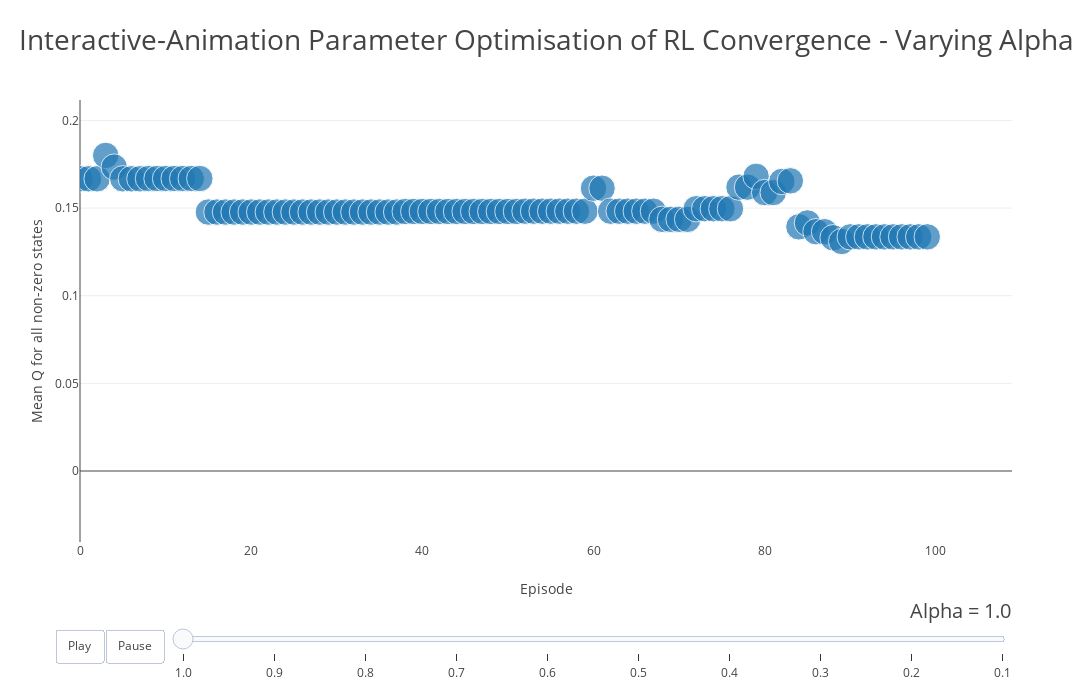

The notebook cell this image was saved under:
### Code cell
animation_figure = InterAnim(
                            # REQUIRED
                            Param_col=Param_col, x_col=x_col, y_col=y_col,

                            # OPTIONAL AESTHETICS
                             marker_size=marker_size, plot_title=plot_title, title_size=title_size,
                             x_label=x_label, y_label=y_label, param_label=param_label, plot_type=plot_type,
                             marker_col=marker_col, marker_alpha=marker_alpha, fig_size_auto=fig_size_auto, 
                             fig_width=fig_width, fig_height=fig_height, vert_grid=vert_grid, horiz_grid=horiz_grid  )
iplot(animation_figure)

### Figure 1 — Plotly figure (JSON) as saved in the notebook; plotly's stock layout.template omitted (floating-point values rounded to 4 significant figures)
{"data": [{"marker": {"size": [35000, 35000, 35000, 35000, 35000, 35000, 35000, 35000, 35000, 35000, 35000, 35000, 35000, 35000, 35000, 35000, 35000, 35000, 35000, 35000, 35000, 35000, 35000, 35000, 35000, 35000, 35000, 35000, 35000, 35000, 35000, 35000, 35000, 35000, 35000, 35000, 35000, 35000, 35000, 35000, 35000, 35000, 35000, 35000, 35000, 35000, 35000, 35000, 35000, 35000, 35000, 35000, 35000, 35000, 35000, 35000, 35000, 35000, 35000, 35000, 35000, 35000, 35000, 35000, 35000, 35000, 35000, 35000, 35000, 35000, 35000, 35000, 35000, 35000, 35000, 35000, 35000, 35000, 35000, 35000, 35000, 35000, 35000, 35000, 35000, 35000, 35000, 35000, 35000, 35000, 35000, 35000, 35000, 35000, 35000, 35000, 35000, 35000, 35000, 35000], "sizemode": "area", "sizeref": 100}, "mode": "markers", "name": "", "text": ["", "", "", "", "", "", "", "", "", "", "", "", "", "", "", "", "", "", "", "", "", "", "", "", "", "", "", "", "", "", "", "", "", "", "", "", "", "", "", "", "", "", "", "", "", "", "", "", "", "", "", "", "", "", "", "", "", "", "", "", "", "", "", "", "", "", "", "", "", "", "", "", "", "", "", "", "", "", "", "", "", "", "", "", "", "", "", "", "", "", "", "", "", "", "", "", "", "", "", ""], "type": "scatter", "uid": "caa9b8d3-84e0-443b-afd7-1c9cf4f9cde7", "x": [0, 1, 2, 3, 4, 5, 6, 7, 8, 9, 10, 11, 12, 13, 14, 15, 16, 17, 18, 19, 20, 21, 22, 23, 24, 25, 26, 27, 28, 29, 30, 31, 32, 33, 34, 35, 36, 37, 38, 39, 40, 41, 42, 43, 44, 45, 46, 47, 48, 49, 50, 51, 52, 53, 54, 55, 56, 57, 58, 59, 60, 61, 62, 63, 64, 65, 66, 67, 68, 69, 70, 71, 72, 73, 74, 75, 76, 77, 78, 79, 80, 81, 82, 83, 84, 85, 86, 87, 88, 89, 90, 91, 92, 93, 94, 95, 96, 97, 98, 99], "y": [0.1667, 0.1667, 0.1667, 0.1801, 0.1734, 0.1667, 0.1667, 0.1667, 0.1669, 0.1669, 0.1669, 0.1669, 0.1669, 0.1669, 0.1669, 0.1477, 0.1477, 0.1477, 0.1477, 0.1477, 0.1477, 0.1477, 0.1477, 0.1477, 0.1477, 0.1477, 0.1477, 0.1477, 0.1477, 0.1477, 0.1477, 0.1477, 0.1477, 0.1477, 0.1477, 0.1477, 0.1477, 0.1477, 0.1481, 0.1481, 0.1481, 0.1481, 0.1481, 0.1481, 0.1481, 0.1481, 0.1481, 0.1481, 0.1481, 0.1481, 0.1481, 0.1481, 0.1482, 0.1482, 0.1482, 0.1482, 0.1482, 0.1482, 0.1482, 0.1482, 0.1613, 0.1613, 0.1482, 0.1482, 0.1482, 0.1482, 0.1482, 0.1482, 0.1436, 0.1436, 0.1436, 0.1436, 0.1497, 0.1497, 0.1497, 0.1497, 0.1497, 0.162, 0.162, 0.1681, 0.1589, 0.1589, 0.1652, 0.1656, 0.1393, 0.1415, 0.1365, 0.1365, 0.1331, 0.131, 0.1336, 0.1336, 0.1336, 0.1336, 0.1336, 0.1336, 0.1336, 0.1336, 0.1336, 0.1336]}], "layout": {"autosize": false, "height": 700, "hovermode": "closest", "sliders": [{"active": 0, "currentvalue": {"font": {"size": 20}, "prefix": "Alpha = ", "visible": true, "xanchor": "right"}, "len": 0.9, "pad": {"b": 10, "t": 50}, "steps": [{"args": [[1], {"frame": {"duration": 700, "redraw": false}, "mode": "immediate", "transition": {"duration": 700}}], "label": "1.0", "method": "animate"}, {"args": [[0.9], {"frame": {"duration": 700, "redraw": false}, "mode": "immediate", "transition": {"duration": 700}}], "label": "0.9", "method": "animate"}, {"args": [[0.8], {"frame": {"duration": 700, "redraw": false}, "mode": "immediate", "transition": {"duration": 700}}], "label": "0.8", "method": "animate"}, {"args": [[0.7], {"frame": {"duration": 700, "redraw": false}, "mode": "immediate", "transition": {"duration": 700}}], "label": "0.7", "method": "animate"}, {"args": [[0.6], {"frame": {"duration": 700, "redraw": false}, "mode": "immediate", "transition": {"duration": 700}}], "label": "0.6", "method": "animate"}, {"args": [[0.5], {"frame": {"duration": 700, "redraw": false}, "mode": "immediate", "transition": {"duration": 700}}], "label": "0.5", "method": "animate"}, {"args": [[0.4], {"frame": {"duration": 700, "redraw": false}, "mode": "immediate", "transition": {"duration": 700}}], "label": "0.4", "method": "animate"}, {"args": [[0.3], {"frame": {"duration": 700, "redraw": false}, "mode": "immediate", "transition": {"duration": 700}}], "label": "0.3", "method": "animate"}, {"args": [[0.2], {"frame": {"duration": 700, "redraw": false}, "mode": "immediate", "transition": {"duration": 700}}], "label": "0.2", "method": "animate"}, {"args": [[0.1], {"frame": {"duration": 700, "redraw": false}, "mode": "immediate", "transition": {"duration": 700}}], "label": "0.1", "method": "animate"}], "transition": {"duration": 300, "easing": "cubic-in-out"}, "x": 0.1, "xanchor": "left", "y": 0, "yanchor": "top"}], "title": {"font": {"size": 28}, "text": "Interactive-Animation Parameter Optimisation of RL Convergence - Varying Alpha"}, "updatemenus": [{"buttons": [{"args": [null, {"frame": {"duration": 500, "redraw": false}, "fromcurrent": true, "transition": {"duration": 300, "easing": "quadratic-in-out"}}], "label": "Play", "method": "animate"}, {"args": [[null], {"frame": {"duration": 0, "redraw": false}, "mode": "immediate", "transition": {"duration": 0}}], "label": "Pause", "method": "animate"}], "direction": "left", "pad": {"r": 10, "t": 87}, "showactive": false, "type": "buttons", "x": 0.1, "xanchor": "right", "y": 0, "yanchor": "top"}], "width": 1500, "xaxis": {"range": [0, 108.9], "showgrid": false, "title": {"text": "Episode"}}, "yaxis": {"range": [-0.0405, 0.2117], "showgrid": true, "title": {"text": "Mean Q for all non-zero states"}, "type": "linear"}}}
